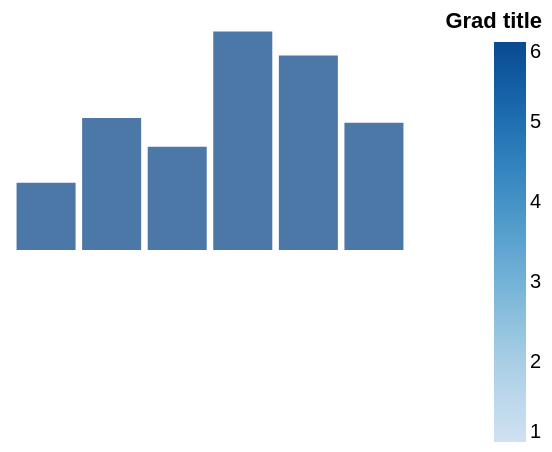

Describe this chart as a Vega-Lite specification.
### Vega specification from a JSON file in a GitHub repository (floating-point values rounded to 4 significant figures)
{"width": 200, "height": 120, "padding": 5, "data": [{"name": "t", "values": [{"a": "Alpha", "b": 28, "c": "x", "d": 1}, {"a": "Bravo", "b": 55, "c": "y", "d": 2}, {"a": "Charlie", "b": 43, "c": "x", "d": 3}, {"a": "Delta", "b": 91, "c": "z", "d": 4}, {"a": "Echo", "b": 81, "c": "y", "d": 5}, {"a": "Foxtrot", "b": 53, "c": "z", "d": 6}]}], "scales": [{"name": "x", "type": "band", "domain": {"data": "t", "field": "a"}, "range": "width", "padding": 0.1}, {"name": "y", "type": "linear", "domain": {"data": "t", "field": "b"}, "range": "height", "nice": true}, {"name": "color", "type": "ordinal", "domain": {"data": "t", "field": "c"}, "range": {"scheme": "category10"}}, {"name": "ramp", "type": "linear", "domain": {"data": "t", "field": "d"}, "range": {"scheme": "blues"}}, {"name": "size", "type": "linear", "domain": {"data": "t", "field": "b"}, "range": [10, 200]}, {"name": "shape", "type": "ordinal", "domain": {"data": "t", "field": "c"}, "range": "symbol"}, {"name": "quant", "type": "quantize", "domain": [0, 100], "range": {"scheme": "greens", "count": 4}}], "marks": [{"type": "rect", "from": {"data": "t"}, "encode": {"enter": {"x": {"scale": "x", "field": "a"}, "width": {"scale": "x", "band": 1}, "y": {"scale": "y", "field": "b"}, "y2": {"scale": "y", "value": 0}}}}], "legends": [{"fill": "ramp", "type": "gradient", "title": "Grad title", "titleOrient": "top", "titleAnchor": "end", "orient": "right"}]}
